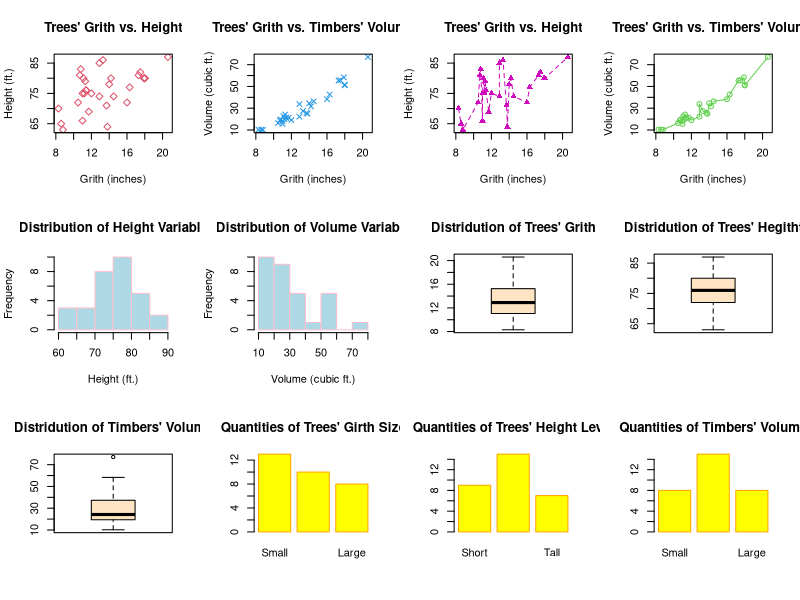

R code for this plot:
str(trees)
par(mfrow = c(3, 4)) # 以三列四行向右依序的方式列圖
# 散佈圖
plot(trees$Girth, trees$Height, main = "Trees' Grith vs. Height",
     xlab = "Grith (inches)", ylab = "Height (ft.)", pch = 5, col = 2)
plot(trees$Girth, trees$Volume, main = "Trees' Grith vs. Timbers' Volume",
     xlab = "Grith (inches)", ylab = "Volume (cubic ft.)", pch = 4, col = 4)
# 線圖
plot(trees$Girth, trees$Height, type = "o", main = "Trees' Grith vs. Height",
     xlab = "Grith (inches)", ylab = "Height (ft.)", pch = 17, lty = 2, col = 6)
plot(trees$Girth, trees$Volume, type = "o", main = "Trees' Grith vs. Timbers' Volume",
     xlab = "Grith (inches)", ylab = "Volume (cubic ft.)", col = 3)
# 直方圖
hist(trees$Height, main = "Distribution of Height Variable",
     xlab = "Height (ft.)", col = "lightblue", border = "pink")
hist(trees$Volume, main = "Distribution of Volume Variable",
     xlab = "Volume (cubic ft.)", col = "lightblue", border = "pink")
# 盒鬚圖
boxplot(trees$Girth, main = "Distridution of Trees' Grith", col = "bisque")
boxplot(trees$Height, main = "Distridution of Trees' Hegitht", col = "bisque")
boxplot(trees$Volume, main = "Distridution of Timbers' Volume", col = "bisque")
# 長條圖
summary(trees$Girth)
g_group <- cut(trees$Girth, breaks = c(8, 11.5, 15.25, 21), labels = c("Small", "Medium", "Large"))
barplot(table(factor(g_group)), main ="Quantities of Trees' Girth Size", col = "yellow", border = "orange")
summary(trees$Height)
h_group <- cut(trees$Height, breaks = c(-Inf, 72, 80, Inf), labels = c("Short", "Medium", "Tall"))
barplot(table(factor(h_group)), main = "Quantities of Trees' Height Level", col = "yellow", border = "orange")
summary(trees$Volume)
v_group <- cut(trees$Volume, breaks = c(-Inf, 19.4, 37.3, Inf), labels = c("Small", "Medium", "Large"))
barplot(table(factor(v_group)), main = "Quantities of Timbers' Volume", col = "yellow", border = "orange")
